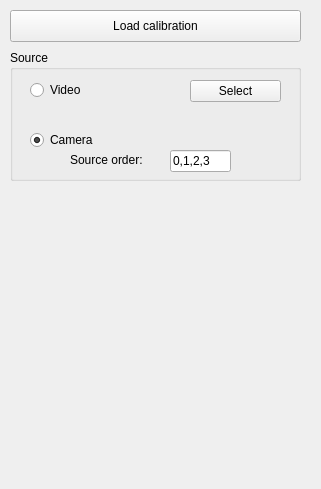
    <widget class="QWidget" name="page_src">
     <property name="geometry">
      <rect>
       <x>0</x>
       <y>0</y>
       <width>321</width>
       <height>489</height>
      </rect>
     </property>
     <attribute name="label">
      <string>Source</string>
     </attribute>
     <widget class="QFrame" name="frame">
      <property name="geometry">
       <rect>
        <x>0</x>
        <y>0</y>
        <width>311</width>
        <height>191</height>
       </rect>
      </property>
      <property name="frameShape">
       <enum>QFrame::NoFrame</enum>
      </property>
      <property name="frameShadow">
       <enum>QFrame::Raised</enum>
      </property>
      <widget class="QPushButton" name="load_calib">
       <property name="geometry">
        <rect>
         <x>10</x>
         <y>10</y>
         <width>291</width>
         <height>32</height>
        </rect>
       </property>
       <property name="text">
        <string>Load calibration</string>
       </property>
      </widget>
      <widget class="QGroupBox" name="src_group">
       <property name="geometry">
        <rect>
         <x>10</x>
         <y>50</y>
         <width>291</width>
         <height>131</height>
        </rect>
       </property>
       <property name="title">
        <string>Source</string>
       </property>
       <widget class="QRadioButton" name="vid_radio">
        <property name="enabled">
         <bool>true</bool>
        </property>
        <property name="geometry">
         <rect>
          <x>20</x>
          <y>30</y>
          <width>71</width>
          <height>20</height>
         </rect>
        </property>
        <property name="text">
         <string>Video</string>
        </property>
        <property name="checkable">
         <bool>true</bool>
        </property>
        <property name="checked">
         <bool>false</bool>
        </property>
       </widget>
       <widget class="QRadioButton" name="cam_radio">
        <property name="geometry">
         <rect>
          <x>20</x>
          <y>80</y>
          <width>81</width>
          <height>20</height>
         </rect>
        </property>
        <property name="text">
         <string>Camera  </string>
        </property>
        <property name="checked">
         <bool>true</bool>
        </property>
       </widget>
       <widget class="QLineEdit" name="lineEdit">
        <property name="geometry">
         <rect>
          <x>160</x>
          <y>100</y>
          <width>61</width>
          <height>22</height>
         </rect>
        </property>
        <property name="text">
         <string>0,1,2,3</string>
        </property>
       </widget>
       <widget class="QLabel" name="label">
        <property name="geometry">
         <rect>
          <x>60</x>
          <y>100</y>
          <width>91</width>
          <height>20</height>
         </rect>
        </property>
        <property name="text">
         <string>Source order:</string>
        </property>
       </widget>
       <widget class="QLabel" name="vid_path">
        <property name="geometry">
         <rect>
          <x>20</x>
          <y>50</y>
          <width>281</width>
          <height>30</height>
         </rect>
        </property>
        <property name="text">
         <string>&lt;select video source&gt;</string>
        </property>
       </widget>
      </widget>
      <widget class="QPushButton" name="sel_video">
       <property name="geometry">
        <rect>
         <x>190</x>
         <y>80</y>
         <width>91</width>
         <height>22</height>
        </rect>
       </property>
       <property name="text">
        <string>Select</string>
       </property>
      </widget>
     </widget>
    </widget>
